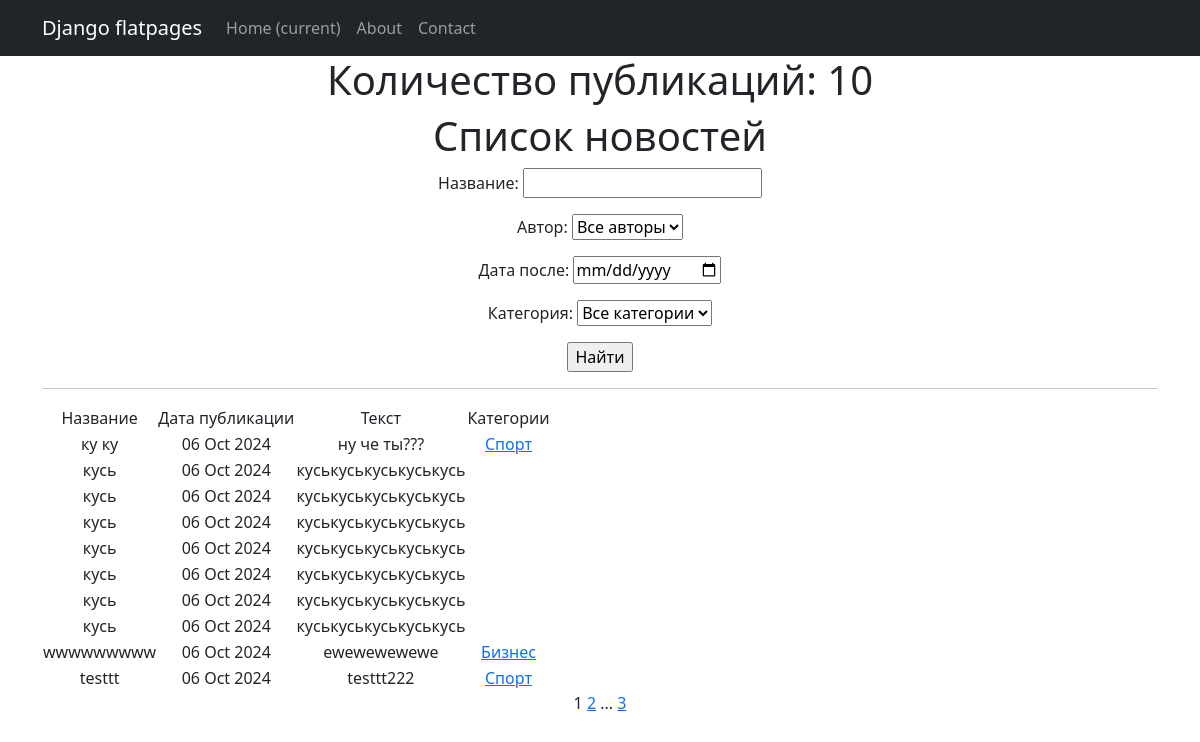
The app's page /post/search/, older data.
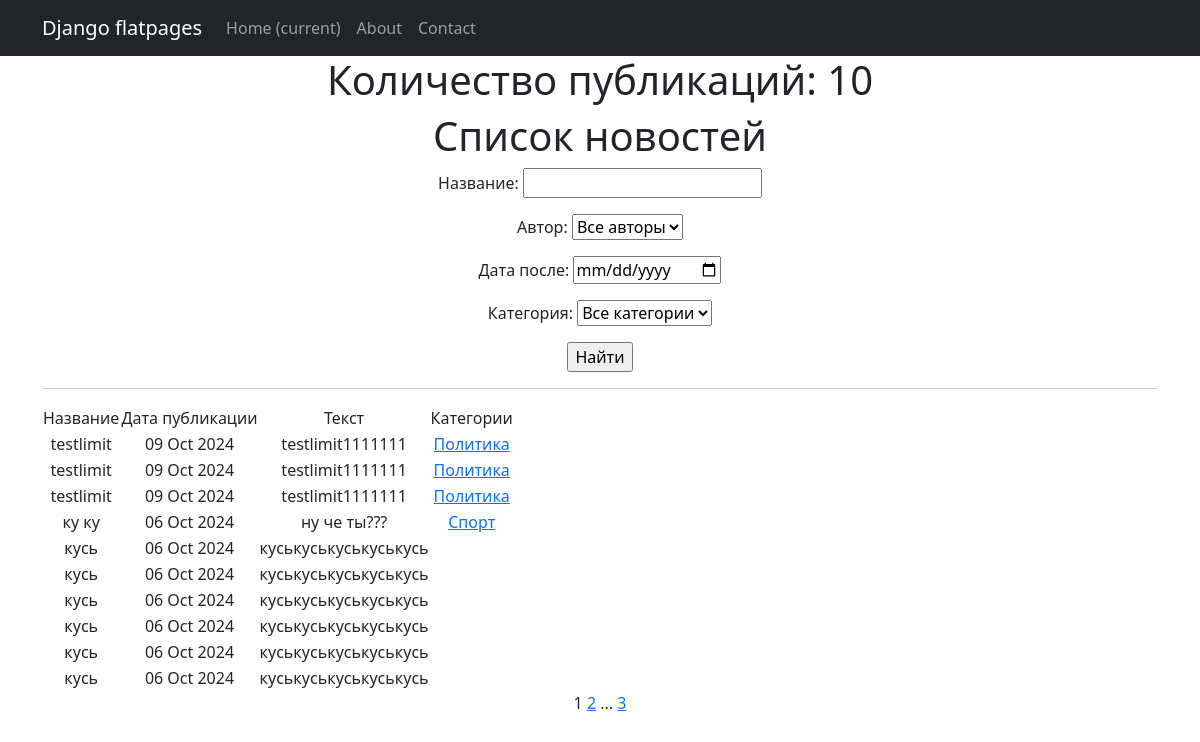
The same page, newer data.
### news/models.py (models this page shows, shortened)
class Post(models.Model):
    article = 'AR'
    news = 'NE'
    POSITIONS = [
        (article, 'Статья'),
        (news, 'Новость')
    ]
    author = models.ForeignKey(Author, on_delete=models.CASCADE)
    post_type = models.CharField(max_length=2, choices=POSITIONS, default=news)
    time_post = models.DateTimeField(auto_now_add=True)
    category = models.ManyToManyField(Category, through='PostCategory')
    title = models.CharField(max_length=255)
    text = models.TextField()
    rating = models.IntegerField(default=0)

class Category(models.Model):
    name = models.CharField(max_length=50, unique=True)
    subscribers = models.ManyToManyField(User, blank=True, null=True, related_name='categories')
    def __str__(self):
        return self.name.title()

### news/views.py (the view)
# urls.py: path('', PostsList.as_view(), name='post_list'),
class PostsList(ListView):
    model = Post
    ordering = '-time_post'
    context_object_name = 'posts'
    paginate_by = 10
    def get_queryset(self):
        queryset = super().get_queryset()
        self.filterset = PostFilter(self.request.GET, queryset)
        return self.filterset.qs
    def get_context_data(self, **kwargs):
        context = super().get_context_data(**kwargs)
        context['filterset'] = self.filterset
        return context
    def get_template_names(self):
        if self.request.path == '/post/search/':
            return 'flatpages/post_search.html'
        return 'flatpages/posts.html'

### news/models.py (called while the page is built)
    def __str__(self):
        return self.user.username

### templates/flatpages/post_search.html (shortened to what this page needs)
{% extends 'flatpages/default.html' %}
{% load custom_filters %}
{% block content %}
    <h1>Количество публикаций: {{ posts|length }} </h1>
    <h1>Список новостей</h1>
    <form action="" method="get">
       {{ filterset.form.as_p }}
       <input type="submit" value="Найти" />
    </form>
    <hr>
    {% if posts %}
        <table>
            <tr>
                <td>Название</td>
                <td>Дата публикации</td>
                <td>Текст</td>
                <td>Категории</td>
            </tr>
            {% for post in posts %}
            <tr>
                <td>{{ post.title }}</td>
                <td>{{ post.time_post|date:'d M Y' }}</td>
                <td>{{ post.text|truncatechars:20 }}</td>
                <td>{% for category in post.category.all %}
                        <a href="{% url 'category_list' category.id %}">{{ category }}</a>
                    {% endfor %}
                </td>
            </tr>
            {% endfor %}
        </table>
    {% else %}
        <h2>Новостей нет! =( </h2>
    {% endif %}
    {{ page_obj.number }}
    {% if page_obj.has_next %}
        <a href="?page={{ page_obj.next_page_number }}">{{ page_obj.next_page_number }}</a>
        {% if paginator.num_pages != page_obj.next_page_number %}
           ...
           <a href="?page={{ page_obj.paginator.num_pages }}">{{ page_obj.paginator.num_pages }}</a>
       {% endif %}
    {% endif %}
{% endblock content %}

Row changes from the older to the newer data that the page shows:
no longer on this page (row unchanged): Post: title "кусь", time_post "06 Oct 2024", text "куськуськуськуськусь"
no longer on this page (row unchanged): Post: title "wwwwwwwww", time_post "06 Oct 2024", text "ewewewewewe"
no longer on this page (row unchanged): Category: name "Бизнес", shown under "wwwwwwwww"
no longer on this page (row unchanged): Post: title "testtt", time_post "06 Oct 2024", text "testtt222", Category (name "Спорт")
added Post: title "testlimit", time_post "09 Oct 2024", text "testlimit1111111"
now on this page (row unchanged): Category: name "Политика"
added Post: title "testlimit", time_post "09 Oct 2024", text "testlimit1111111"
added Post: title "testlimit", time_post "09 Oct 2024", text "testlimit1111111"
